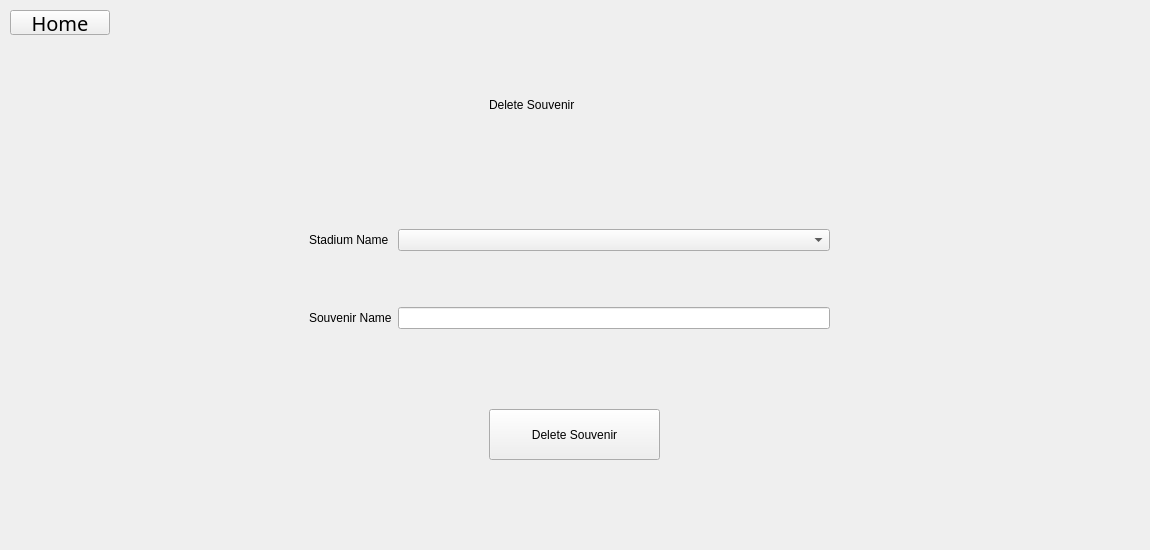
<?xml version="1.0" encoding="UTF-8"?>
<ui version="4.0">
 <class>AdminOptions</class>
 <widget class="QDialog" name="AdminOptions">
  <property name="geometry">
   <rect>
    <x>0</x>
    <y>0</y>
    <width>1150</width>
    <height>550</height>
   </rect>
  </property>
  <property name="windowTitle">
   <string>Dialog</string>
  </property>
  <widget class="QStackedWidget" name="Stack">
   <property name="geometry">
    <rect>
     <x>-1</x>
     <y>-1</y>
     <width>1151</width>
     <height>551</height>
    </rect>
   </property>
   <property name="currentIndex">
    <number>2</number>
   </property>
   <widget class="QWidget" name="AddSouv">
    <property name="enabled">
     <bool>true</bool>
    </property>
    <property name="autoFillBackground">
     <bool>false</bool>
    </property>
    <widget class="QPushButton" name="AcceptAddSouv">
     <property name="geometry">
      <rect>
       <x>480</x>
       <y>410</y>
       <width>171</width>
       <height>51</height>
      </rect>
     </property>
     <property name="text">
      <string>Add Souvenir</string>
     </property>
    </widget>
    <widget class="QLabel" name="AddSouvText">
     <property name="geometry">
      <rect>
       <x>420</x>
       <y>90</y>
       <width>391</width>
       <height>20</height>
      </rect>
     </property>
     <property name="text">
      <string>Add Souvenir</string>
     </property>
    </widget>
    <widget class="QWidget" name="">
     <property name="geometry">
      <rect>
       <x>300</x>
       <y>180</y>
       <width>521</width>
       <height>201</height>
      </rect>
     </property>
     <layout class="QGridLayout" name="AddLayout">
      <item row="0" column="0">
       <widget class="QLabel" name="labelStadName">
        <property name="text">
         <string>Stadium Name</string>
        </property>
       </widget>
      </item>
      <item row="0" column="1">
       <widget class="QComboBox" name="addSouvStadiumComboBox"/>
      </item>
      <item row="1" column="0">
       <widget class="QLabel" name="labelSouvName">
        <property name="text">
         <string>Souvenir Name</string>
        </property>
       </widget>
      </item>
      <item row="1" column="1">
       <widget class="QLineEdit" name="textNewSouvName"/>
      </item>
      <item row="2" column="0">
       <widget class="QLabel" name="labelSouvPrice">
        <property name="text">
         <string>Souvenir Price</string>
        </property>
       </widget>
      </item>
      <item row="2" column="1">
       <widget class="QLineEdit" name="textNewSouvPrice"/>
      </item>
     </layout>
    </widget>
   </widget>
   <widget class="QWidget" name="AdminHome">
    <widget class="QLabel" name="AdminInfoText">
     <property name="geometry">
      <rect>
       <x>330</x>
       <y>30</y>
       <width>500</width>
       <height>50</height>
      </rect>
     </property>
     <property name="font">
      <font>
       <family>Stencil</family>
       <pointsize>30</pointsize>
      </font>
     </property>
     <property name="text">
      <string>Admin Information</string>
     </property>
     <property name="alignment">
      <set>Qt::AlignCenter</set>
     </property>
    </widget>
    <widget class="QWidget" name="layoutWidget_3">
     <property name="geometry">
      <rect>
       <x>160</x>
       <y>440</y>
       <width>881</width>
       <height>81</height>
      </rect>
     </property>
     <layout class="QHBoxLayout" name="Options">
      <item>
       <widget class="QPushButton" name="adminAddStad">
        <property name="text">
         <string>Add Stadium (INPUT)</string>
        </property>
       </widget>
      </item>
      <item>
       <widget class="QPushButton" name="adminChaStad">
        <property name="text">
         <string>Change Stadium</string>
        </property>
       </widget>
      </item>
      <item>
       <widget class="QPushButton" name="adminAddSouv">
        <property name="text">
         <string>Add Souvenir</string>
        </property>
       </widget>
      </item>
      <item>
       <widget class="QPushButton" name="adminChaSouv">
        <property name="text">
         <string>Change Souvenir Price</string>
        </property>
       </widget>
      </item>
      <item>
       <widget class="QPushButton" name="adminDelSouv">
        <property name="text">
         <string>Delete Souvenir</string>
        </property>
       </widget>
      </item>
     </layout>
    </widget>
    <widget class="QTableWidget" name="stadiumDisplayWidget">
     <property name="geometry">
      <rect>
       <x>30</x>
       <y>90</y>
       <width>1100</width>
       <height>311</height>
      </rect>
     </property>
     <property name="cursor" stdset="0">
      <cursorShape>ForbiddenCursor</cursorShape>
     </property>
    </widget>
   </widget>
   <widget class="QWidget" name="DeleteSouv">
    <widget class="QPushButton" name="AcceptDelete">
     <property name="geometry">
      <rect>
       <x>490</x>
       <y>410</y>
       <width>171</width>
       <height>51</height>
      </rect>
     </property>
     <property name="text">
      <string>Delete Souvenir</string>
     </property>
    </widget>
    <widget class="QWidget" name="layoutWidget_2">
     <property name="geometry">
      <rect>
       <x>310</x>
       <y>180</y>
       <width>521</width>
       <height>201</height>
      </rect>
     </property>
     <layout class="QGridLayout" name="DeleteLayout">
      <item row="1" column="1">
       <widget class="QLineEdit" name="textDeleteSouvName"/>
      </item>
      <item row="0" column="1">
       <widget class="QComboBox" name="removeSouvStadiumComboBox"/>
      </item>
      <item row="0" column="0">
       <widget class="QLabel" name="labelStadName_5">
        <property name="text">
         <string>Stadium Name</string>
        </property>
       </widget>
      </item>
      <item row="1" column="0">
       <widget class="QLabel" name="labelSouvName_5">
        <property name="text">
         <string>Souvenir Name</string>
        </property>
       </widget>
      </item>
     </layout>
    </widget>
    <widget class="QLabel" name="DeleteSouvText">
     <property name="geometry">
      <rect>
       <x>490</x>
       <y>50</y>
       <width>331</width>
       <height>111</height>
      </rect>
     </property>
     <property name="text">
      <string>Delete Souvenir</string>
     </property>
    </widget>
   </widget>
   <widget class="QWidget" name="ChangeSouvPrice">
    <widget class="QWidget" name="layoutWidget">
     <property name="geometry">
      <rect>
       <x>320</x>
       <y>200</y>
       <width>521</width>
       <height>201</height>
      </rect>
     </property>
     <layout class="QGridLayout" name="ChangeLayout">
      <item row="0" column="0">
       <widget class="QLabel" name="labelStadName_3">
        <property name="text">
         <string>Stadium Name</string>
        </property>
       </widget>
      </item>
      <item row="0" column="1">
       <widget class="QComboBox" name="changeSouvStadiumComboBox"/>
      </item>
      <item row="1" column="0">
       <widget class="QLabel" name="labelSouvName_3">
        <property name="text">
         <string>Souvenir Name</string>
        </property>
       </widget>
      </item>
      <item row="1" column="1">
       <widget class="QLineEdit" name="textChangeName"/>
      </item>
      <item row="2" column="0">
       <widget class="QLabel" name="labelSouvPrice_3">
        <property name="text">
         <string>New Price</string>
        </property>
       </widget>
      </item>
      <item row="2" column="1">
       <widget class="QLineEdit" name="textChangePrice"/>
      </item>
     </layout>
    </widget>
    <widget class="QPushButton" name="AcceptChangePrice">
     <property name="geometry">
      <rect>
       <x>500</x>
       <y>430</y>
       <width>171</width>
       <height>51</height>
      </rect>
     </property>
     <property name="text">
      <string>Change Price</string>
     </property>
    </widget>
    <widget class="QLabel" name="ChangeSouvText">
     <property name="geometry">
      <rect>
       <x>480</x>
       <y>120</y>
       <width>501</width>
       <height>20</height>
      </rect>
     </property>
     <property name="text">
      <string>Change Souvenir's Price</string>
     </property>
    </widget>
   </widget>
  </widget>
  <widget class="QPushButton" name="adminHomeButton">
   <property name="geometry">
    <rect>
     <x>10</x>
     <y>10</y>
     <width>100</width>
     <height>25</height>
    </rect>
   </property>
   <property name="font">
    <font>
     <family>Stencil</family>
     <pointsize>15</pointsize>
    </font>
   </property>
   <property name="text">
    <string>Home</string>
   </property>
  </widget>
 </widget>
 <resources/>
 <connections/>
</ui>
